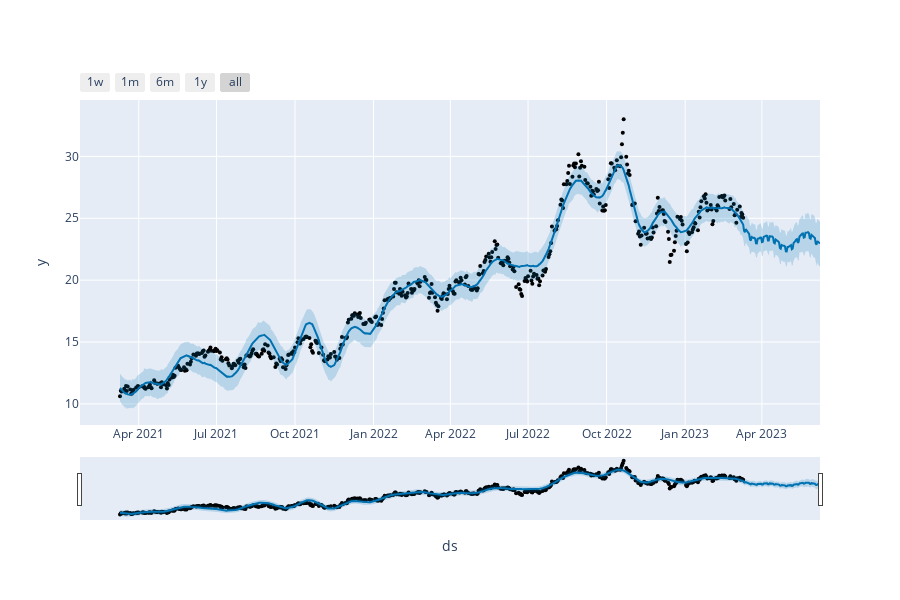

Here is the notebook cell this chart was saved with:
### Code cell
plot_plotly(modelo, previsoes)

### Figure 1 — Plotly figure (JSON) as saved in the notebook; plotly's stock layout.template omitted (floating-point values rounded to 4 significant figures; data arrays with more than 128 entries replaced by an {"elided": "..."} marker saying what was removed)
{"data": [{"marker": {"color": "black", "size": 4}, "mode": "markers", "name": "Actual", "type": "scatter", "x": {"elided": "501 str values"}, "y": {"elided": "501 float values"}}, {"hoverinfo": "skip", "line": {"width": 0}, "mode": "lines", "type": "scatter", "x": {"elided": "591 str values"}, "y": {"elided": "591 float values"}}, {"fill": "tonexty", "fillcolor": "rgba(0, 114, 178, 0.2)", "line": {"color": "#0072B2", "width": 2}, "mode": "lines", "name": "Predicted", "type": "scatter", "x": {"elided": "591 str values"}, "y": {"elided": "591 float values"}}, {"fill": "tonexty", "fillcolor": "rgba(0, 114, 178, 0.2)", "hoverinfo": "skip", "line": {"width": 0}, "mode": "lines", "type": "scatter", "x": {"elided": "591 str values"}, "y": {"elided": "591 float values"}}], "layout": {"height": 600, "showlegend": false, "width": 900, "xaxis": {"rangeselector": {"buttons": [{"count": 7, "label": "1w", "step": "day", "stepmode": "backward"}, {"count": 1, "label": "1m", "step": "month", "stepmode": "backward"}, {"count": 6, "label": "6m", "step": "month", "stepmode": "backward"}, {"count": 1, "label": "1y", "step": "year", "stepmode": "backward"}, {"step": "all"}]}, "rangeslider": {"visible": true}, "title": {"text": "ds"}, "type": "date"}, "yaxis": {"title": {"text": "y"}}}}
